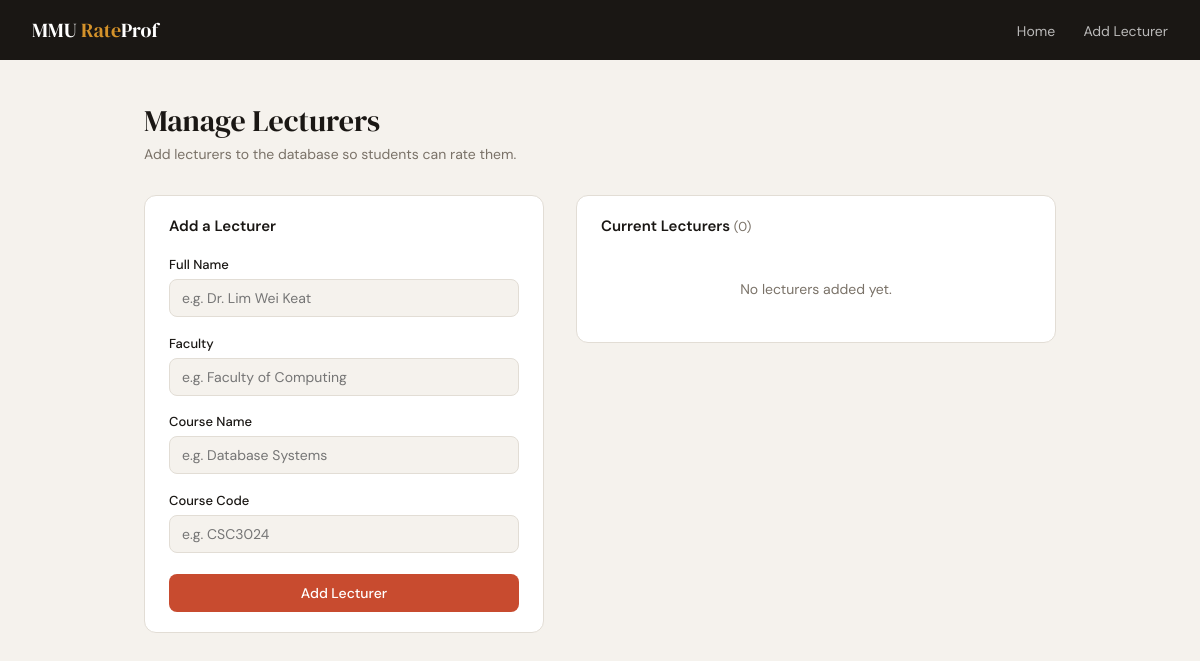
The app's page /admin/add-lecturer, older data.
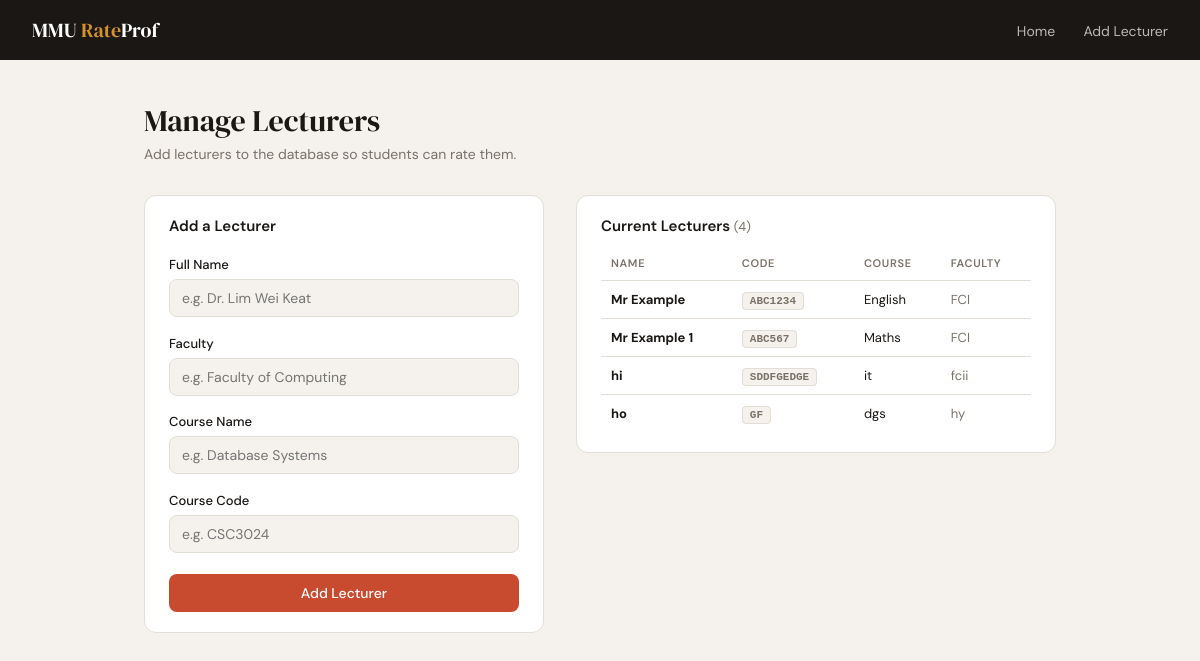
The same page, newer data.
### tables this page shows
CREATE TABLE lecturers (
            id          INTEGER PRIMARY KEY AUTOINCREMENT,
            name        TEXT NOT NULL,
            faculty     TEXT NOT NULL,
            course      TEXT NOT NULL,
            course_code TEXT NOT NULL
        );

### app.py (the view, shortened to what this page needs)
@app.route("/admin/add-lecturer", methods=["GET", "POST"])
def add_lecturer_page():
    connection = connect_db()
    all_lecturers = connection.execute(
        "SELECT * FROM lecturers ORDER BY name"
    ).fetchall()
    connection.close()
    return render_template("add_lecturer.html", lecturers=all_lecturers)

### app.py (called while the page is built)
def connect_db():
    connection = sqlite3.connect(DB_FILE)
    connection.row_factory = sqlite3.Row
    return connection

### templates/add_lecturer.html (shortened to what this page needs)
{% extends "base.html" %}
{% block content %}
<div class="page-header">
  <h1>Manage Lecturers</h1>
  <p>Add lecturers to the database so students can rate them.</p>
</div>
<div class="layout">
  <div class="card">
    <h2 style="font-size:15px; font-weight:600; margin-bottom:1.25rem;">Add a Lecturer</h2>
    <form method="POST" action="{{ url_for('add_lecturer_page') }}">
      <div class="form-group">
        <label for="name">Full Name</label>
        <input type="text" id="name" name="name" placeholder="e.g. Dr. Lim Wei Keat" required>
      </div>
      <div class="form-group">
        <label for="faculty">Faculty</label>
        <input type="text" id="faculty" name="faculty" placeholder="e.g. Faculty of Computing" required>
      </div>
      <div class="form-group">
        <label for="course">Course Name</label>
        <input type="text" id="course" name="course" placeholder="e.g. Database Systems" required>
      </div>
      <div class="form-group">
        <label for="course_code">Course Code</label>
        <input type="text" id="course_code" name="course_code" placeholder="e.g. CSC3024" required>
      </div>
      <button class="btn btn-primary" type="submit" style="width:100%; margin-top:4px;">
        Add Lecturer
      </button>
    </form>
  </div>
  <div class="card">
    <h2 style="font-size:15px; font-weight:600; margin-bottom:1.25rem;">
      Current Lecturers
      <span style="font-weight:400; color:var(--muted); font-size:13px;">
        ({{ lecturers|length }})
      </span>
    </h2>
    {% if lecturers %}
    <table class="lecturer-table">
      <thead>
        <tr>
          <th>Name</th>
          <th>Code</th>
          <th>Course</th>
          <th>Faculty</th>
        </tr>
      </thead>
      <tbody>
        {% for lec in lecturers %}
        <tr>
          <td><strong>{{ lec.name }}</strong></td>
          <td><span class="lec-code">{{ lec.course_code }}</span></td>
          <td>{{ lec.course }}</td>
          <td style="color:var(--muted);">{{ lec.faculty }}</td>
        </tr>
        {% endfor %}
      </tbody>
    </table>
    {% else %}
    <div class="empty-msg">No lecturers added yet.</div>
    {% endif %}
  </div>
</div>
{% endblock %}

Row changes from the older to the newer data that the page shows:
added lecturers: name "Mr Example", course_code "ABC1234", course "English", faculty "FCI"
added lecturers: name "Mr Example 1", course_code "ABC567", course "Maths", faculty "FCI"
added lecturers: name "hi", course_code "SDDFGEDGE", course "it", faculty "fcii"
added lecturers: name "ho", course_code "GF", course "dgs", faculty "hy"
Text that changed along with them:
{{ lecturers|length }}: "0" → "4"
text no longer shown: "No lecturers added yet."
text now shown: "NAME CODE COURSE FACULTY"
